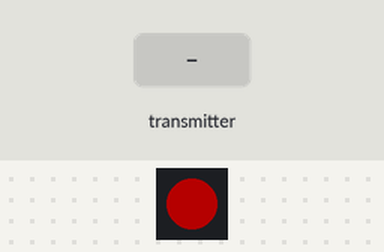
This sketch was run on a simulated ESP8266 (NodeMCU). Shown: 1 RGB LEDs in strip order, left to right. Inputs (shaded band) come from the test bench. Dim RGB values are drawn brighter than linear; no radio packets arrive unless stated; what the sketch prints to the serial monitor is not drawn.

Above: at 1.3 s.
1.4 s: the transmitter starts sending sync = 0
At 2.6 s:
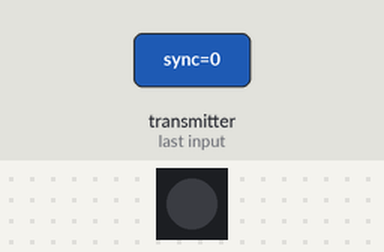
3.1 s: the transmitter starts sending sync = 256
At 4.3 s:
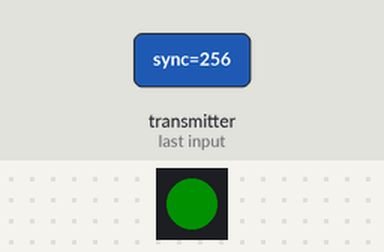
4.6 s: the transmitter starts sending sync = 512
At 5.7 s:
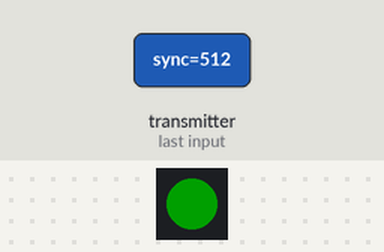
7.7 s: the transmitter starts sending sync = 1023
At 8.1 s:
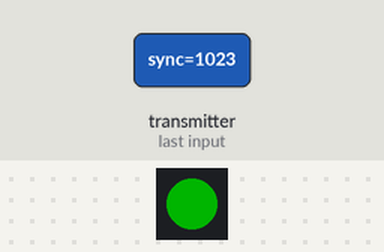
Timing chart, 0 to 10.7 s (numbered marks = the images above; inputs shaded):
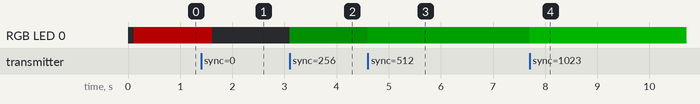

The sketch:

newton_recv.ino
```cpp
#include <SPI.h>
#include <Wire.h>

#include <RF24.h>
#include <nRF24L01.h>

#include <Adafruit_NeoPixel.h>

// #define DEBUG

#define POWER 11
#define PIN 12
#define NUMPIXELS 1
Adafruit_NeoPixel pixels(NUMPIXELS, PIN, NEO_GRB + NEO_KHZ800);

#define INTERVAL_MS_SIGNAL_LOST 50
#define INTERVAL_MS_SIGNAL_RETRY 250

#define CE D0
#define CSN D7
const byte address[6] = "00001";
RF24 radio(CE, CSN);

struct imu_payload
{
  unsigned int sync;

  unsigned long dt;

  uint16_t accel_x;
  uint16_t accel_y;
  uint16_t accel_z;

  uint16_t gyro_x;
  uint16_t gyro_y;
  uint16_t gyro_z;
};

imu_payload payload;

unsigned long last_signal_millis = 0;

void setup()
{
  Serial.begin(115200);

  pixels.begin();
  pinMode(POWER, OUTPUT);
  digitalWrite(POWER, HIGH);
  pixels.clear();

  radio_init();

  pixels.setPixelColor(0, pixels.Color(64, 64, 64));
  delay(100);
}

void radio_init()
{
  radio.begin();
  radio.setAutoAck(false);
  radio.setDataRate(RF24_250KBPS); //(RF24_250KBPS|RF24_1MBPS|RF24_2MBPS)
  radio.setPALevel(RF24_PA_MIN);   //(RF24_PA_MIN|RF24_PA_LOW|RF24_PA_HIGH|RF24_PA_MAX)
  radio.setPayloadSize(sizeof(payload));

  radio.openReadingPipe(0, address);
  radio.startListening();
}

void loop()
{
  unsigned long current_millis = millis();
  if (radio.available() > 0)
  {
    radio.read(&payload, sizeof(payload));

    Serial.write((uint8_t)0x00);
    Serial.write((uint8_t)0x7E);
    Serial.write((uint8_t *)&payload.dt, sizeof(unsigned long));
    Serial.write((uint8_t *)&payload.accel_x, sizeof(uint16_t));
    Serial.write((uint8_t *)&payload.accel_y, sizeof(uint16_t));
    Serial.write((uint8_t *)&payload.accel_z, sizeof(uint16_t));
    Serial.write((uint8_t *)&payload.gyro_x, sizeof(uint16_t));
    Serial.write((uint8_t *)&payload.gyro_y, sizeof(uint16_t));
    Serial.write((uint8_t *)&payload.gyro_z, sizeof(uint16_t));
    Serial.write((uint8_t)0x7D);
    Serial.write((uint8_t)0x00);

    last_signal_millis = current_millis;
    show_led(0, payload.sync >> 4, 0);
  }
  if (current_millis - last_signal_millis > INTERVAL_MS_SIGNAL_LOST)
  {
    show_led(64, 0, 0);
    delay(INTERVAL_MS_SIGNAL_RETRY);
  }
}

void show_led(byte r, byte g, byte b)
{
  pixels.clear();
  pixels.setPixelColor(0, pixels.Color(r, g, b));
  pixels.show();
}
```

Measured:
- after the input at 1.4 s, RGB LED 0: RGB(64, 0, 0) → off after 0.21 s
- after the input at 3.1 s, RGB LED 0: off → RGB(0, 16, 0) at once
- after the input at 4.6 s, RGB LED 0: RGB(0, 16, 0) → RGB(0, 32, 0) at once
- after the input at 7.7 s, RGB LED 0: RGB(0, 32, 0) → RGB(0, 63, 0) at once
